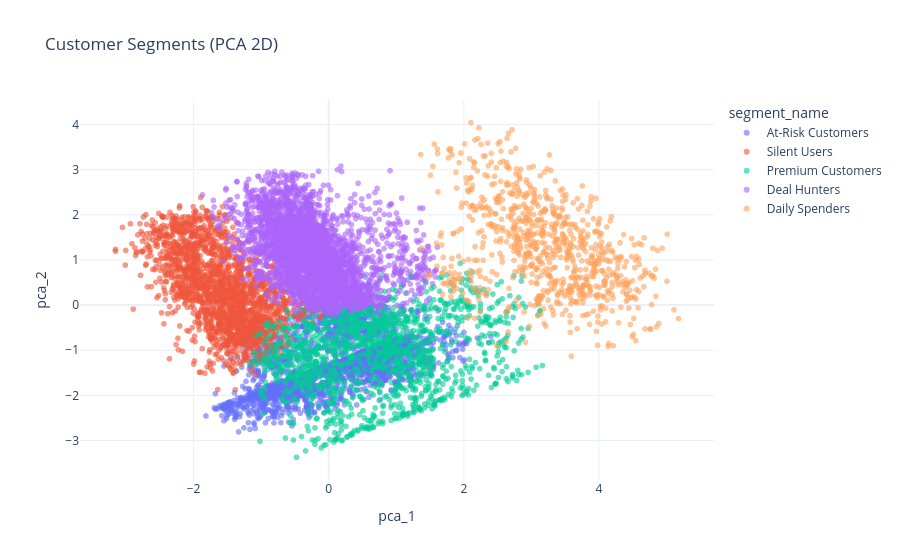

Write notebook code for a chart like this one.
### Code cell
# PCA 2D scatter
pca = PCA(n_components=2, random_state=SEED)
pca_result = pca.fit_transform(X_scaled)
df['pca_1'] = pca_result[:, 0]
df['pca_2'] = pca_result[:, 1]
fig = px.scatter(df, x='pca_1', y='pca_2', color='segment_name',
                 title='Customer Segments (PCA 2D)', template=TEMPLATE, opacity=0.6)
fig.show()

### Figure 1 — Plotly figure (JSON) as saved in the notebook; plotly's stock layout.template omitted (floating-point values rounded to 4 significant figures; data arrays with more than 128 entries replaced by an {"elided": "..."} marker saying what was removed)
{"data": [{"hovertemplate": "segment_name=At-Risk Customers<br>pca_1=%{x}<br>pca_2=%{y}<extra></extra>", "legendgroup": "At-Risk Customers", "marker": {"color": "#636efa", "opacity": 0.6, "symbol": "circle"}, "mode": "markers", "name": "At-Risk Customers", "showlegend": true, "type": "scattergl", "x": {"elided": "2829 float values"}, "xaxis": "x", "y": {"elided": "2829 float values"}, "yaxis": "y"}, {"hovertemplate": "segment_name=Silent Users<br>pca_1=%{x}<br>pca_2=%{y}<extra></extra>", "legendgroup": "Silent Users", "marker": {"color": "#EF553B", "opacity": 0.6, "symbol": "circle"}, "mode": "markers", "name": "Silent Users", "showlegend": true, "type": "scattergl", "x": {"elided": "1981 float values"}, "xaxis": "x", "y": {"elided": "1981 float values"}, "yaxis": "y"}, {"hovertemplate": "segment_name=Premium Customers<br>pca_1=%{x}<br>pca_2=%{y}<extra></extra>", "legendgroup": "Premium Customers", "marker": {"color": "#00cc96", "opacity": 0.6, "symbol": "circle"}, "mode": "markers", "name": "Premium Customers", "showlegend": true, "type": "scattergl", "x": {"elided": "1446 float values"}, "xaxis": "x", "y": {"elided": "1446 float values"}, "yaxis": "y"}, {"hovertemplate": "segment_name=Deal Hunters<br>pca_1=%{x}<br>pca_2=%{y}<extra></extra>", "legendgroup": "Deal Hunters", "marker": {"color": "#ab63fa", "opacity": 0.6, "symbol": "circle"}, "mode": "markers", "name": "Deal Hunters", "showlegend": true, "type": "scattergl", "x": {"elided": "3051 float values"}, "xaxis": "x", "y": {"elided": "3051 float values"}, "yaxis": "y"}, {"hovertemplate": "segment_name=Daily Spenders<br>pca_1=%{x}<br>pca_2=%{y}<extra></extra>", "legendgroup": "Daily Spenders", "marker": {"color": "#FFA15A", "opacity": 0.6, "symbol": "circle"}, "mode": "markers", "name": "Daily Spenders", "showlegend": true, "type": "scattergl", "x": {"elided": "820 float values"}, "xaxis": "x", "y": {"elided": "820 float values"}, "yaxis": "y"}], "layout": {"legend": {"title": {"text": "segment_name"}, "tracegroupgap": 0}, "title": {"text": "Customer Segments (PCA 2D)"}, "xaxis": {"anchor": "y", "domain": [0.0, 1.0], "title": {"text": "pca_1"}}, "yaxis": {"anchor": "x", "domain": [0.0, 1.0], "title": {"text": "pca_2"}}}}
